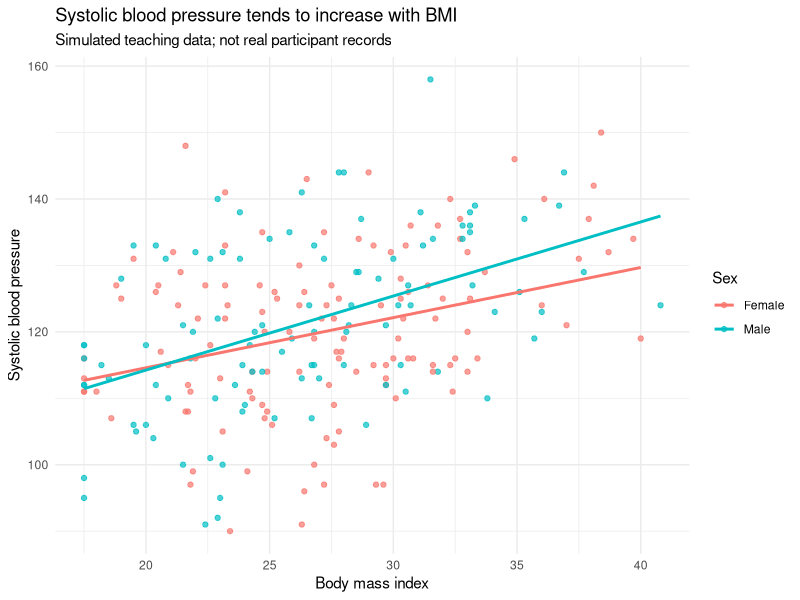
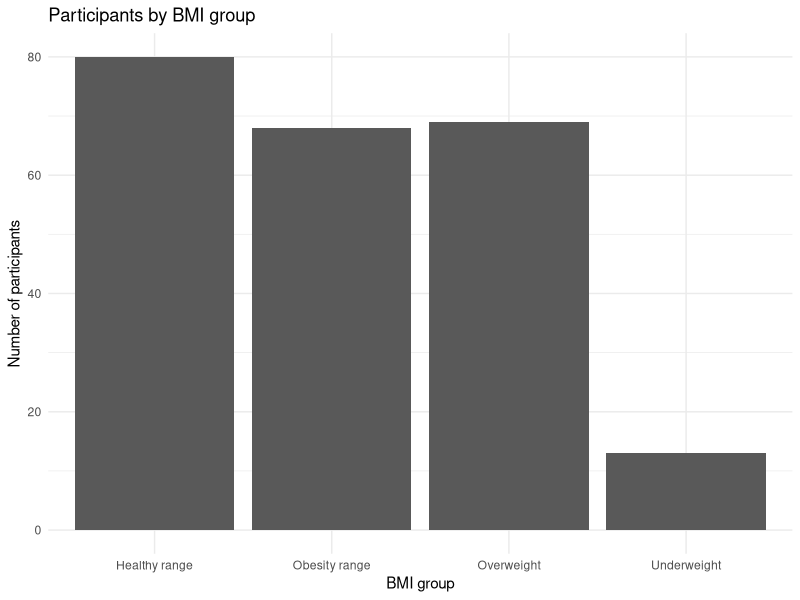

These charts were generated, in order, by the following R code: (Note: this script raises an error after producing the figures.)
## ---- chunk 1
library(tidyverse)
library(broom)
## ---- chunk 2
health_raw <- read_csv("data/bootcamp_health.csv")
glimpse(health_raw)
## ---- chunk 3
dim(health_raw)
head(health_raw)

health_raw |>
  summarize(across(everything(), ~ sum(is.na(.x)))) |>
  pivot_longer(everything(), names_to = "variable", values_to = "missing_count") |>
  arrange(desc(missing_count))
## ---- chunk 4
health_clean <- health_raw |>
  mutate(
    visit_date = as.Date(visit_date),
    hypertension_flag = systolic_bp >= 130 | diastolic_bp >= 80,
    bmi_group = case_when(
      is.na(bmi) ~ NA_character_,
      bmi < 18.5 ~ "Underweight",
      bmi < 25 ~ "Healthy range",
      bmi < 30 ~ "Overweight",
      TRUE ~ "Obesity range"
    )
  ) |>
  filter(!is.na(age), !is.na(bmi), !is.na(systolic_bp))
## ---- chunk 5
health_clean |>
  group_by(sex) |>
  summarize(
    n = n(),
    mean_age = mean(age),
    mean_bmi = mean(bmi),
    percent_hypertension = mean(hypertension_flag) * 100,
    .groups = "drop"
  )
## ---- chunk 6
health_clean |>
  ggplot(aes(x = bmi, y = systolic_bp, color = sex)) +
  geom_point(alpha = 0.7) +
  geom_smooth(method = "lm", se = FALSE) +
  labs(
    title = "Systolic blood pressure tends to increase with BMI",
    subtitle = "Simulated teaching data; not real participant records",
    x = "Body mass index",
    y = "Systolic blood pressure",
    color = "Sex"
  ) +
  theme_minimal()
## ---- chunk 7
health_clean |>
  count(bmi_group) |>
  ggplot(aes(x = bmi_group, y = n)) +
  geom_col() +
  labs(
    title = "Participants by BMI group",
    x = "BMI group",
    y = "Number of participants"
  ) +
  theme_minimal()
## ---- chunk 8
fit <- lm(systolic_bp ~ age + bmi + sex, data = health_clean)
summary(fit)
## ---- chunk 9
tidy(fit)
glance(fit)
## ---- chunk 10
cohort_table <- health_clean |>
  group_by(sex) |>
  summarize(
    n = n(),
    mean_bmi = mean(bmi),
    mean_sbp = mean(systolic_bp),
    .groups = "drop"
  )

write_csv(cohort_table, "output/cohort_table.csv")
